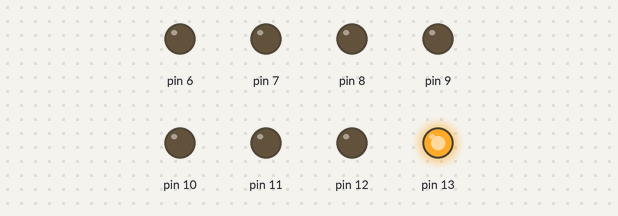
A sketch run on a simulated Arduino Uno, built with avr-gcc and run on an emulated ATmega328P. Parts: output pins drawn as LEDs (lit = HIGH).

Above: at 0.2 s.
At 1.2 s:
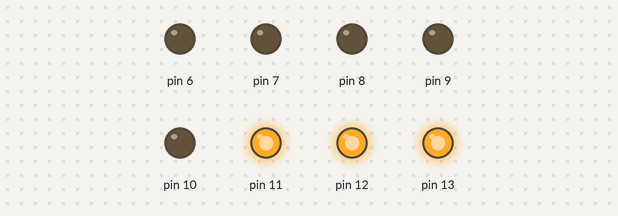
At 1.7 s:
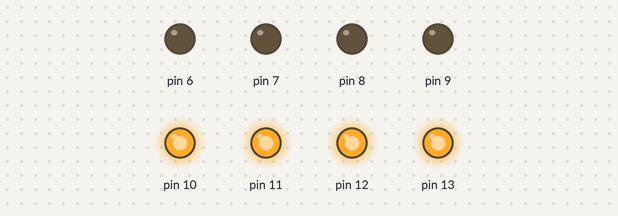
At 2.7 s:
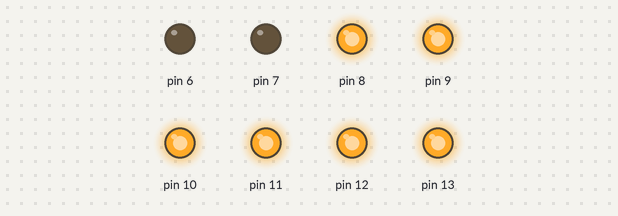
At 3.7 s:
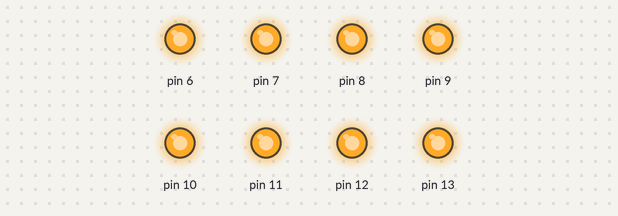
At 5.2 s:
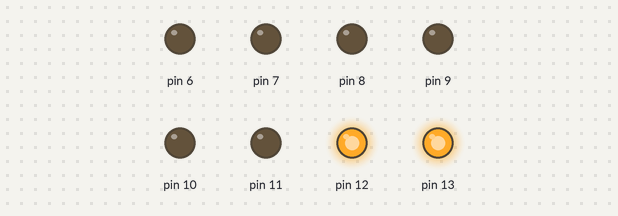
Timing chart, 0 to 5.9 s (numbered marks = the images above):
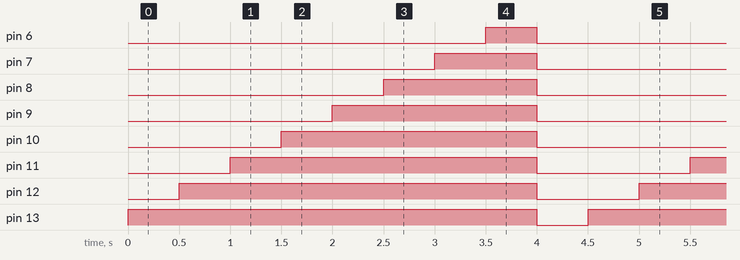

The sketch:

Lab_3_record_TEST_3.3_Arduino.ino
```cpp
void setup() {
 pinMode(13,OUTPUT);
 pinMode(12,OUTPUT);
 pinMode(11,OUTPUT);
 pinMode(10,OUTPUT);
 pinMode(9,OUTPUT);
 pinMode(8,OUTPUT);
 pinMode(7,OUTPUT);
 pinMode(6,OUTPUT);
}
void loop() {
 digitalWrite(13,HIGH);
 delay(500);
 digitalWrite(12,HIGH);
 delay(500);
 digitalWrite(11,HIGH);
 delay(500);
 digitalWrite(10,HIGH);
 delay(500);
 digitalWrite(9,HIGH);
 delay(500);
 digitalWrite(8,HIGH);
 delay(500);
 digitalWrite(7,HIGH);
 delay(500);
 digitalWrite(6,HIGH);
 delay(500);
 digitalWrite(13,LOW);
 digitalWrite(12,LOW);
 digitalWrite(11,LOW);
 digitalWrite(10,LOW);
 digitalWrite(9,LOW);
 digitalWrite(8,LOW);
 digitalWrite(7,LOW);
 digitalWrite(6,LOW);
 delay(500);
}
```

Measured:
- by itself, pin 6: alternates HIGH for 0.50 s and LOW for 4.0 s
- by itself, pin 7: alternates HIGH for 1.0 s and LOW for 3.5 s
- by itself, pin 8: alternates HIGH for 1.5 s and LOW for 3.0 s
- by itself, pin 9: alternates HIGH for 2.0 s and LOW for 2.5 s
- by itself, pin 10: alternates HIGH for 2.5 s and LOW for 2.0 s
- by itself, pin 11: alternates HIGH for 3.0 s and LOW for 1.5 s
- by itself, pin 12: alternates HIGH for 3.5 s and LOW for 1.0 s
- by itself, pin 13: alternates HIGH for 4.0 s and LOW for 0.50 s
